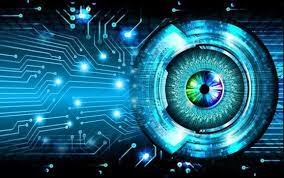
#> input picture CO1/NumPy & Matplotlib/img15.jfif, 284 x 178 px
$ python Program15.py
#> lines starting #> are read from the running program, lines starting #| are printed output that depends on the picture
# from google.colab import files
# uploaded = files.upload()

import cv2
import numpy as np
import matplotlib.pyplot as plt


image_path = 'img15.jfif'
image = cv2.imread(image_path)
#> image is the input picture: shape (178, 284, 3); mean B, G, R 114.4, 91.2, 27.9


if image is None:
    print("Error: Unable to load the image.")
else:

    plt.figure(figsize=(10, 5))
    plt.subplot(2, 2, 1)
    plt.title('Original Image')
    plt.imshow(cv2.cvtColor(image, cv2.COLOR_BGR2RGB))
    plt.axis('off')


    roi = image[100:300, 200:400]
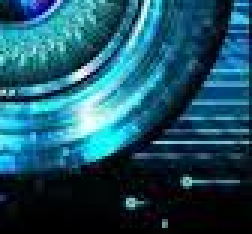
#> roi: shape (78, 84, 3) (shown 3 times larger); mean B, G, R 101.9, 83.2, 28.3


    plt.subplot(2, 2, 2)
    plt.title('Cropped ROI')
    plt.imshow(cv2.cvtColor(roi, cv2.COLOR_BGR2RGB))
    plt.axis('off')


    new_size = (200, 200)
    resized_image = cv2.resize(image, new_size)
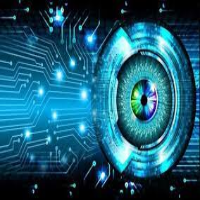
#> resized_image: shape (200, 200, 3); mean B, G, R 114.3, 91.1, 27.8


    plt.subplot(2, 2, 3)
    plt.title('Resized Image')
    plt.imshow(cv2.cvtColor(resized_image, cv2.COLOR_BGR2RGB))
    plt.axis('off')


    grayscale_image = cv2.cvtColor(image, cv2.COLOR_BGR2GRAY)
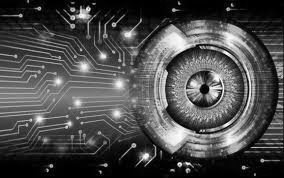
#> grayscale_image: shape (178, 284); min 0, max 253, mean 74.9


    plt.subplot(2, 2, 4)
    plt.title('Grayscale Image')
    plt.imshow(grayscale_image, cmap='gray')
    plt.axis('off')

    plt.tight_layout()
    plt.show()
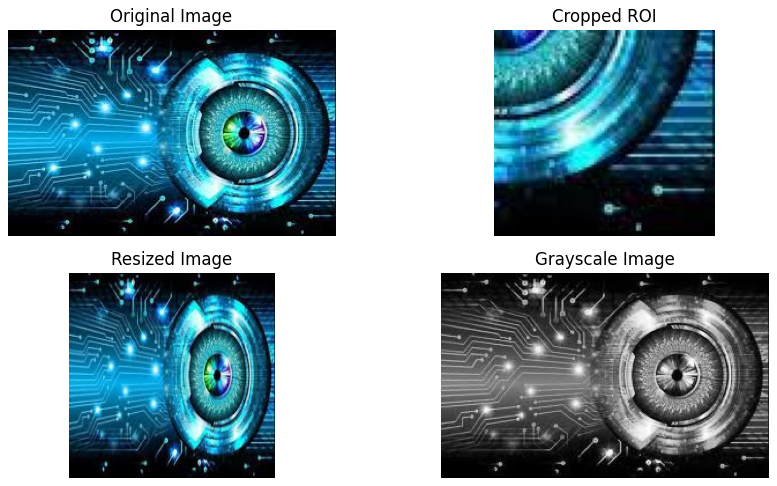
#> figure drawn by matplotlib, 4 panels

$ run again, with CO1/NumPy & Matplotlib/image.jpg saved as CO1/NumPy & Matplotlib/img15.jfif
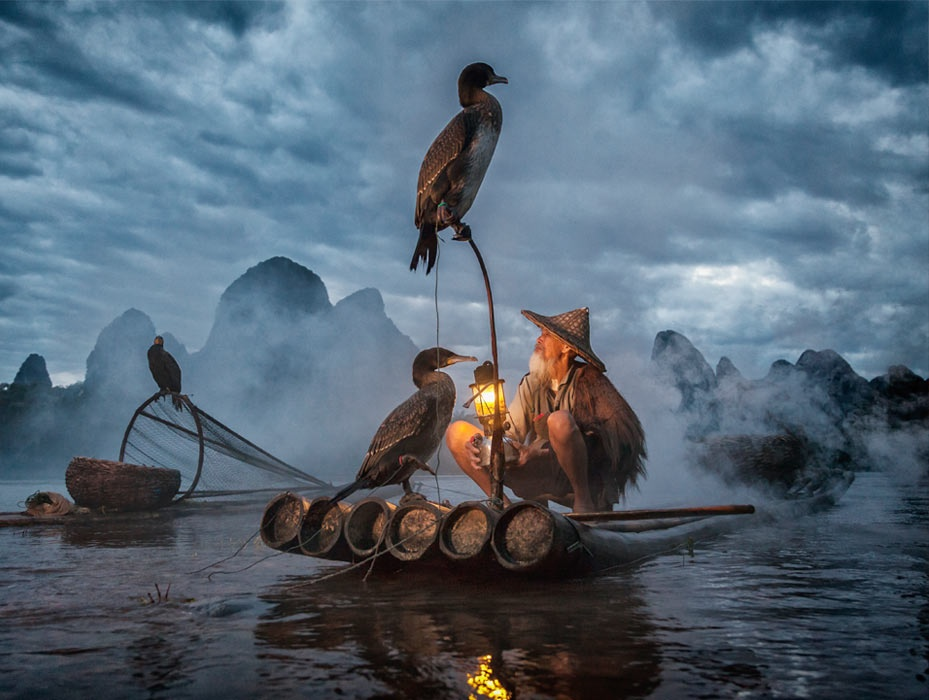
#> input picture CO1/NumPy & Matplotlib/image.jpg, 929 x 700 px
#> image is the input picture: shape (700, 929, 3); mean B, G, R 116.4, 101.9, 85.4
#> `grayscale_image = cv2.cvtColor(image, cv2.COLOR_BGR2GRAY)`:
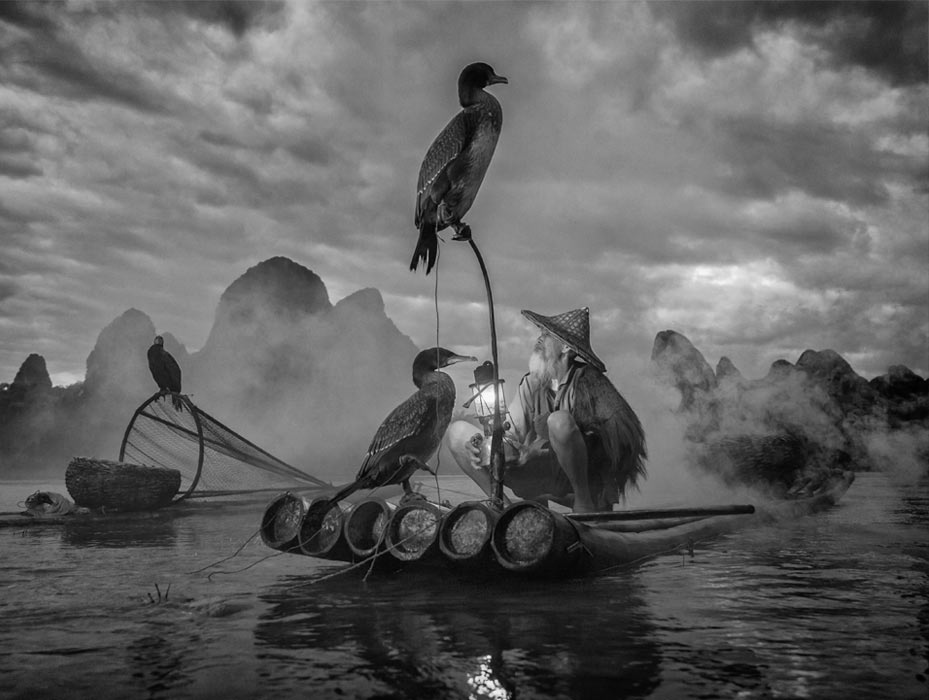
#> grayscale_image: shape (700, 929); min 0, max 253, mean 98.6
#> `plt.show()`:
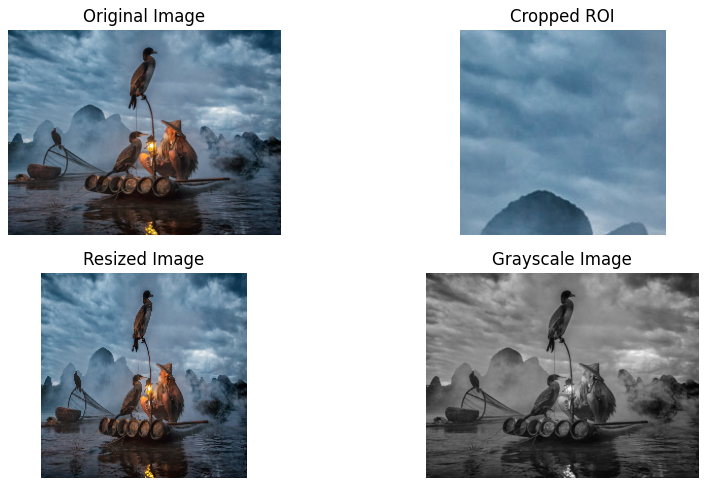
#> figure drawn by matplotlib, 4 panels
